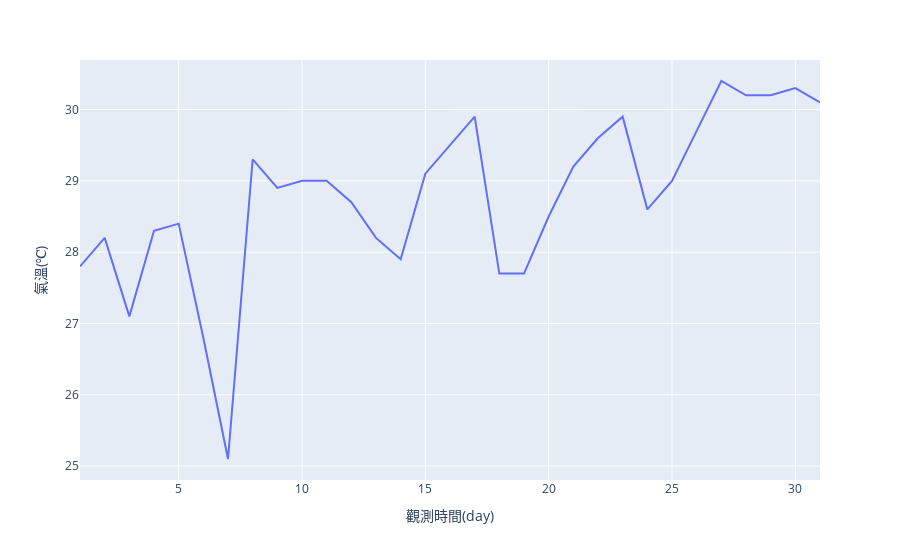

Here is the notebook cell this chart was saved with:
### Code cell
#利用plotly繪製折線圖
fig = px.line(weather, x="觀測時間(day)", y="氣溫(℃)")
fig.show()

### Figure 1 — Plotly figure (JSON) as saved in the notebook; plotly's stock layout.template omitted (floating-point values rounded to 4 significant figures)
{"data": [{"hovertemplate": "觀測時間(day)=%{x}<br>氣溫(℃)=%{y}<extra></extra>", "legendgroup": "", "line": {"color": "#636efa", "dash": "solid"}, "mode": "lines", "name": "", "orientation": "v", "showlegend": false, "type": "scatter", "x": [1, 2, 3, 4, 5, 6, 7, 8, 9, 10, 11, 12, 13, 14, 15, 16, 17, 18, 19, 20, 21, 22, 23, 24, 25, 26, 27, 28, 29, 30, 31], "xaxis": "x", "y": [27.8, 28.2, 27.1, 28.3, 28.4, 26.8, 25.1, 29.3, 28.9, 29, 29, 28.7, 28.2, 27.9, 29.1, 29.5, 29.9, 27.7, 27.7, 28.5, 29.2, 29.6, 29.9, 28.6, 29, 29.7, 30.4, 30.2, 30.2, 30.3, 30.1], "yaxis": "y"}], "layout": {"legend": {"tracegroupgap": 0}, "margin": {"t": 60}, "xaxis": {"anchor": "y", "domain": [0, 1], "title": {"text": "觀測時間(day)"}}, "yaxis": {"anchor": "x", "domain": [0, 1], "title": {"text": "氣溫(℃)"}}}}
